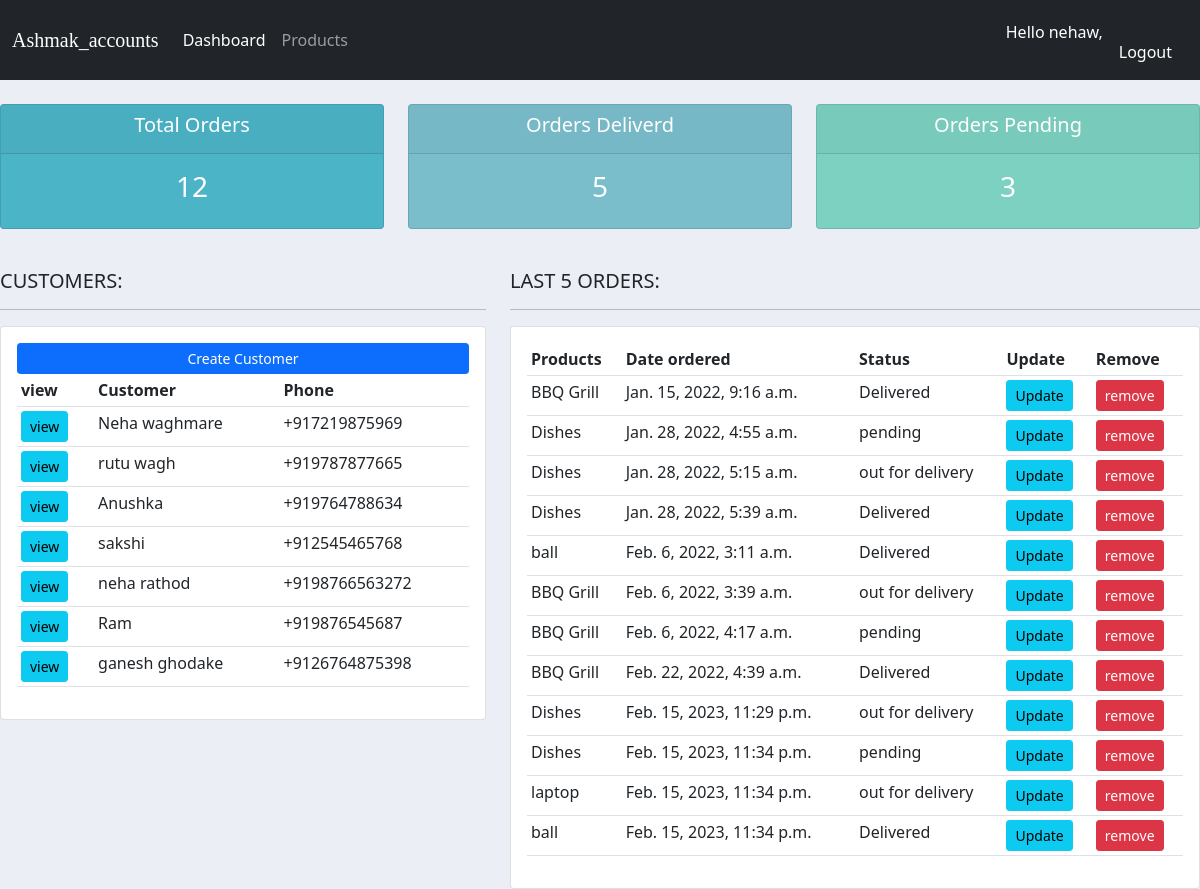
The app's page / (signed in) with its own data.
### accounts/models.py (models this page shows, shortened)
class Customer(models.Model):
    name=models.CharField(max_length=200,null=True)
    phone=models.CharField(max_length=200,null=True)
    email=models.CharField(max_length=200,null=True)
    date_created=models.DateTimeField(auto_now_add=True,null=True)

class Order(models.Model):
    Customer = models.ForeignKey(Customer, null=True, on_delete=models.SET_NULL)
    product=models.ForeignKey(product,null=True,on_delete=models.SET_NULL)
    status=(
        ('pending','pending'),
        ('out for delivery','out for delivery'),
        ('Delivered','Delivered')
    )
    date_created=models.DateTimeField(auto_now_add=True,null=True)
    status=models.CharField(max_length=200,null=True,choices=status)

class product(models.Model):
    Category=(
        ('Indoor','Indoor'),
        ('Outdoor','Outdoor')
    )
    name=models.CharField(max_length=200,null=True)
    Price=models.FloatField(null=True)
    Category=models.CharField(max_length=200,null=True,choices=Category)
    Discription=models.CharField(max_length=200,null=True,blank=True)
    date_created=models.DateTimeField(auto_now_add=True,null=True)
    Tag=models.ManyToManyField(Tag)
    img=models.ImageField(null=True,blank=True)
    def __str__(self):
        return self.name

### accounts/views.py (the view)
# urls.py: path("",views.Home,name="home"),
def Home(request):
    customers=Customer.objects.all()
    orders = Order.objects.all()
    total_customers=customers.count()
    total_orders=orders.count()
    delivered=orders.filter(status='Delivered').count()
    pending=orders.filter(status='pending').count()
    context={'orders':orders,'customers':customers,'total_orders':total_orders,
             'delivered':delivered,'pending':pending}
    return render(request,'accounts/home.html',context)

### accounts/templates/accounts/home.html
{% extends 'accounts/main.html' %}
{% block body %}
{% include 'accounts/status.html' %}
<br>
  <div class="row">
    <div class="col-md-5">
        <h5>CUSTOMERS:</h5>
        <hr>
        <div class="card card-body">
            <a class="btn btn-primary btn-sm btn-block" href="{%url 'create_customer'%}"> Create Customer
            </a>
            <table class="table table-sm">
                <tr>
                    <th>view</th>
                    <th>Customer</th>
                    <th>Phone</th>
                </tr>
                     {% for customer in customers %}
                <tr>
                    <td><a class= "btn btn-sm btn-info" href="{% url 'customers' customer.id %}">view</a></td>
                    <td>{{customer.name}}</td>
                    <td>{{customer.phone}}</td>
                </tr>
                     {% endfor %}
            </table>
        </div>
    </div>
    <div class="col-md-7">
        <h5>LAST 5 ORDERS:</h5>
        <hr>
        <div class="card card-body">
            <table class="table table-sm">
                <tr>
                    <th>Products</th>
                    <th>Date ordered</th>
                    <th>Status</th>
                    <th>Update</th>
                    <th>Remove</th>
                </tr>
                       {% for order in orders %}
                <tr>
                    <td>{{order.product}}</td>
                    <td>{{order.date_created}}</td>
                    <td>{{order.status}}</td>
                    <td><a class= "btn btn-sm btn-info"  href="{% url 'update_order' order.id %}">Update</a> </td>
                    <td><a class= "btn btn-sm btn-danger"  href="{% url 'delete_order' order.id %}">remove</a> </td>
                </tr>
                {% endfor %}
            </table>
        </div>
    </div>
  </div>
{% endblock body %}

### accounts/templates/accounts/navbar.html (shortened to what this page needs)
{% load static %}
<nav class="navbar navbar-expand-lg navbar-dark bg-dark">
  <div class="container-fluid">
     <a style="font-family:Old English Text MT; font-weight:italic; " class="navbar-brand" href="">Ashmak_accounts</a>
    <div class="collapse navbar-collapse" id="navbarNav">
      <ul class="navbar-nav">
        <li class="nav-item">
          <a class="nav-link active" aria-current="page" href="{% url 'home'%}">Dashboard</a>
        </li>
        <li class="nav-item">
          <a class="nav-link" href="{% url 'products'%}">Products</a>
        </li>
      </ul>
    </div>
       <p style="color:white"> Hello {{user}},</p>
        <li class="nav-item">
          <a style="color:white;" class="nav-link " href="{% url 'login'%}">Logout</a>
        </li>
  </div>
</nav>

### accounts/static/css/main.css (style rules this page uses)
body { background-color: #ebeff5; }

### accounts/templates/accounts/main.html (style rules this page uses)
body { background-color: #ebeff5; }

### records on screen
Customer: name "Neha waghmare", phone "+917219875969"
Customer: name "rutu wagh", phone "+919787877665"
Customer: name "Anushka", phone "+919764788634"
Customer: name "sakshi", phone "+912545465768"
Customer: name "neha rathod", phone "+9198766563272"
Customer: name "Ram", phone "+919876545687"
Customer: name "ganesh ghodake", phone "+9126764875398"
Order: product "BBQ Grill", date_created "Jan. 15, 2022, 9:16 a.m.", status "Delivered"
Order: product "Dishes", date_created "Jan. 28, 2022, 4:55 a.m.", status "pending"
Order: product "Dishes", date_created "Jan. 28, 2022, 5:15 a.m.", status "out for delivery"
Order: product "Dishes", date_created "Jan. 28, 2022, 5:39 a.m.", status "Delivered"
Order: product "ball", date_created "Feb. 6, 2022, 3:11 a.m.", status "Delivered"
Order: product "BBQ Grill", date_created "Feb. 6, 2022, 3:39 a.m.", status "out for delivery"
Order: product "BBQ Grill", date_created "Feb. 6, 2022, 4:17 a.m.", status "pending"
Order: product "BBQ Grill", date_created "Feb. 22, 2022, 4:39 a.m.", status "Delivered"
Order: product "Dishes", date_created "Feb. 15, 2023, 11:29 p.m.", status "out for delivery"
Order: product "Dishes", date_created "Feb. 15, 2023, 11:34 p.m.", status "pending"
Order: product "laptop", date_created "Feb. 15, 2023, 11:34 p.m.", status "out for delivery"
Order: product "ball", date_created "Feb. 15, 2023, 11:34 p.m.", status "Delivered"

### other values on screen
{{ user }} "nehaw"
{{ total_orders }} "12"
{{ delivered }} "5"
{{ pending }} "3"
